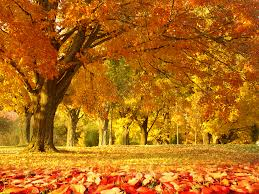
#> input picture tree7.jpg, 259 x 194 px
$ jupyter execute 'image.histogram().ipynb'
#> lines starting #> are read from the running program, lines starting #| are printed output that depends on the picture
[cell 1]
from PIL import Image

img=Image.open(r'tree7.jpg')
#> img is the input picture: PIL image 259x194 RGB; mean R, G, B 178.1, 105.5, 22.3
r,g,b=img.split()
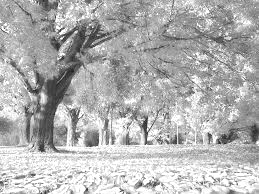
#> r: PIL image 259x194 L; min 27, max 255, mean 178.1
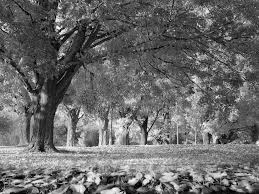
#> g: PIL image 259x194 L; min 0, max 255, mean 105.5
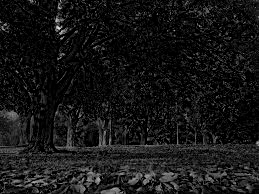
#> b: PIL image 259x194 L; min 0, max 228, mean 22.3
len(r.histogram())

r.histogram()
#> Out = 256 values, max 3263 at index 255, min 0 at index 0, mean 196.3

[cell 2]
from PIL import Image

img = Image.open(r'new3.jpg')
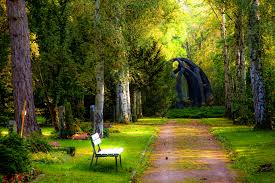
#> input picture new3.jpg, 275 x 183 px
#> img is the input picture: PIL image 275x183 RGB; mean R, G, B 86.5, 89.6, 33.1
r, g, b = img.split()
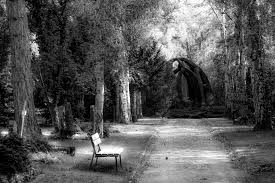
#> r: PIL image 275x183 L; min 0, max 255, mean 86.5
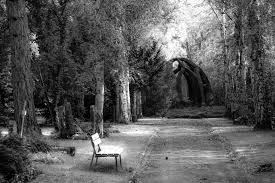
#> g: PIL image 275x183 L; min 0, max 255, mean 89.6
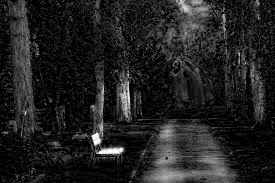
#> b: PIL image 275x183 L; min 0, max 255, mean 33.1
len(r.histogram())
### 256 ###

r.histogram()
#> Out = 256 values, max 970 at index 0, min 15 at index 252, mean 196.6
